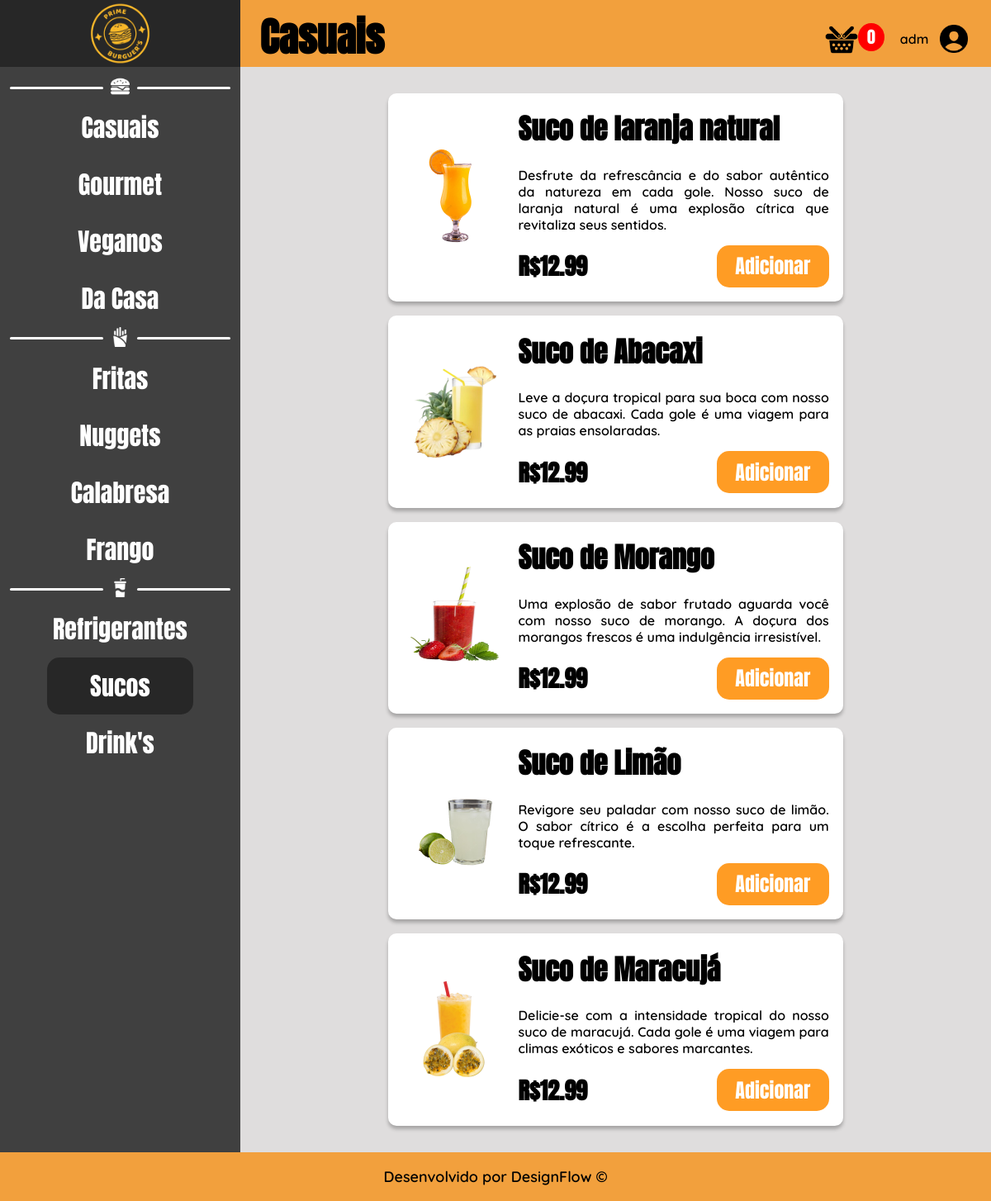
The page /php/sucos.php (signed in) on the database its author committed.
### tables this page shows
CREATE TABLE IF NOT EXISTS `produtos_cadastrados` (
	`id_produto` int(50) NOT NULL,
	`nome_produto` varchar(50) NOT NULL,
	`descricao_produto` varchar(500) NOT NULL,
	`img_produto` varchar(100) NOT NULL,
	`categoria_produto` enum(
		'Casuais',
		'Gourmet',
		'Veganos',
		'Da Casa',
		'Fritas',
		'Nuggets',
		'Calabresa',
		'Frango',
		'Refrigerantes',
		'Sucos',
		'Drinks'
	) NOT NULL,
	`valor_produto` decimal(10, 2) NOT NULL
);

### php/sucos.php (the view, shortened to what this page needs)
<?php
$username = $_SESSION["nome_usuario"];
?>
<!DOCTYPE html>
<html lang="pt-br">
<head>
    <link rel="stylesheet" href="../css/sucos.css">
</head>
<body>
    <header class="responsive-header">
<div class="logo-area">
    <img src="../img/logo.png" id="img-logo" alt="Logo" onclick="javascript:location.href='direcionamento.php'">
</div>
<div class="search-area">
    <h4 id="txt-title">Casuais</h4>
    <div class="configs">
        <div class="carrinho">
            <img src="../img/cesta.png" class="icon-cesta" onclick="abrirModalCarrinho()">
            <span class="quant" id="quantidade-carrinho">0</span>
        </div>
        <div class="user-name-area">
            <p id="user-name"><?php echo $username; ?></p>
            <img src="../img/user-c.png" id="user-c-icon" onclick="toggleDrop()">
        </div>
    </div>
</div>
</header>
    <main>
        <aside id="myDropdown">
            <div class="category-burg">
                <div class="linha"></div>
                <div class="burguer-icon">
                    <img src="../img/icon-burguer.png" class="icon-category">
                </div>
                <div class="linha2"></div>
            </div>
            <div class="burguer-options">
                <ul onclick="mudarTelaBurguerCasual()" class="ul-options">Casuais</ul>
                <ul onclick="mudarTelaBurguerGourmet()" class="ul-options">Gourmet</ul>
                <ul onclick="mudarTelaBurguerVegano()" class="ul-options">Veganos</ul>
                <ul onclick="mudarTelaBurguerDaCasa()" class="ul-options">Da Casa</ul>
            </div>
            <div class="category-portions">
                <div class="linha"></div>
                <div class="portion-icon">
                    <img src="../img/icon-batata.png" class="icon-category">
                </div>
                <div class="linha2"></div>
            </div>
            <div class="portions-options">
                <ul onclick="mudarTelaBatataFrita()" class="ul-options">Fritas</ul>
                <ul onclick="mudarTelaNugget()" class="ul-options">Nuggets</ul>
                <ul onclick="mudarTelaCalabresa()" class="ul-options">Calabresa</ul>
                <ul onclick="mudarTelaFrango()" class="ul-options">Frango</ul>
            </div>
            <div class="category-drinks">
                <div class="linha"></div>
                <div class="drink-icon">
                    <img src="../img/icon-refri.png" class="icon-category">
                </div>
                <div class="linha2"></div>
            </div>
            <div class="drinks-options">
                <ul onclick="mudarTelaRefrigerante()" class="ul-options">Refrigerantes</ul>
                <ul id="drinks" class="ul-options">Sucos</ul>
                <ul onclick="mudarTelaDrink()" class="ul-options">Drink's</ul>
            </div>
        </aside>
        <div class="all-products">
            <?php
            include '../php-action/conexao.php';
            $consulta = "SELECT * FROM produtos_cadastrados WHERE categoria_produto = 'Sucos' ORDER BY id_produto ASC";
            $resultado = $conn->query($consulta);
            if ($resultado->num_rows > 0) :
                while ($row = $resultado->fetch_assoc()) :
                    echo '
                        <div class="card-product">
                            <div class="img-product">
                                <img src="' . $row["img_produto"] . '" class="img-burg">
                            </div>
                            <div class="product">
                                <h2 class="title-product">' . $row["nome_produto"] . '</h2>
                                <p>' . $row["descricao_produto"] . '</p>
                                <div class="buy">
                                    <h3>R$' . $row["valor_produto"] . '</h3>
                                    <input type="button" value="Adicionar" class="btn-add" data-nome="' . $row["nome_produto"] . '" data-preco="' . $row["valor_produto"] . '" data-imagem="' . $row["img_produto"] . '">
                                </div>
                            </div>
                        </div>';
                endwhile;
            else:
                echo "Nenhum produto encontrado para esta categoria.";
            endif;
            ?>
        </div>
    </main>
    <footer>
        <p id="txt-footer">Desenvolvido por DesignFlow &copy;</p>
    </footer>
</body>
</html>

### css/sucos.css (style rules this page uses)
* { margin: 0; padding: 0; }
html { background-color: #f2a03d; }
header { display: flex; }
main { display: flex; max-width: 100%; }
aside { background-color: #404040; width: 25.6%; padding-top: 1%; padding-bottom: 1%; transition: max-height 0.6s linear(0 0%, 0.51 49.26%, 1 100%); }
p { font-family: 'Quicksand', sans-serif; font-weight: 600; text-align: justify; }
h2 { font-size: 34px; margin-bottom: 1.5%; font-family: 'Anton', sans-serif; }
h3 { font-size: 28px; font-family: 'Anton', sans-serif; }
h4 { font-size: 22px; font-family: 'Anton', sans-serif; }
.logo-area { background-color: #272727; text-align: center; width: 33.75%; display: flex; align-items: center; justify-content: center; }
.search-area { background-color: #f2a03d; width: 100%; display: flex; max-width: 100%; padding: 0 2%; }
.user-name-area { display: flex; align-items: center; gap: 10px; }
.category-burg, .category-portions, .category-drinks { display: flex; align-items: center; }
.linha { background-color: white; width: 100%; height: 3px; margin-left: 4%; border-radius: 20px; }
.linha2 { background-color: white; width: 100%; height: 3px; margin-right: 4%; border-radius: 20px; }
.burguer-icon, .portion-icon, .drink-icon { text-align: center; width: 36%; }
.icon-category { width: 58%; }
.burguer-options, .portions-options, .drinks-options { text-align: center; display: flex; color: white; flex-direction: column; align-items: center; font-size: 30px; line-height: 230%; font-family: 'Anton', sans-serif; }
.configs { display: flex; align-items: flex-end; width: 56%; justify-content: flex-end; gap: 30px; margin-bottom: 1.5%; }
.card-product { background-color: white; border-radius: 10px; width: 60%; display: flex; max-width: 100%; gap: 15px; padding: 2%; box-shadow: 0px 4px 4px 0px rgba(0, 0, 0, 0.25); margin: 1%; }
.img-product { width: 25%; display: flex; align-items: center; }
.product { width: 75%; text-align: justify; display: flex; flex-direction: column; gap: 15px; }
.product h2 { font-size: 34px; }
.img-product img { width: 100%; }
.all-products { background-color: #dfdddd; padding: 2%; width: 75.8%; display: flex; justify-content: center; flex-direction: column; align-items: center; gap: 0.5%; }
.buy { display: flex; align-items: center; justify-content: space-between; }
.buy h3 { font-size: 28px; }
.btn-add { font-family: 'Anton', sans-serif; border: none; color: white; background-color: #ff9c24; padding: 2% 6%; border-radius: 15px; font-size: 24px; cursor: pointer; }
#img-logo { width: 28%; cursor: pointer; }
#txt-title { font-family: 'Anton', sans-serif; font-size: 48px; width: 70%; display: flex; align-items: flex-end; }
#drinks { background-color: #272727; padding: 0% 18%; border-radius: 15px; }
#txt-footer { text-align: center; padding: 1.5%; color: rgb(0, 0, 0); font-size: 18px; }
#user-c-icon { width: 2.6em; cursor: pointer; }
.quant { border-radius: 50%; background-color: #ff0000; padding: 3% 22%; color: white; text-align: center; font-family: 'Anton', sans-serif; font-weight: 100; font-size: 20px; }
.carrinho { display: flex; justify-content: center; align-items: flex-start; max-width: 100%; }
.icon-cesta { width: 2.5em; cursor: pointer; }

### rows shown on the page
produtos_cadastrados: img_produto (picture), nome_produto "Suco de laranja natural", descricao_produto "Desfrute da refrescância e do sabor autêntico da natureza em cada gole. Nosso suco de laranja natural é uma explosão cítrica que revitaliza seus sentidos.", valor_produto "12.99"
produtos_cadastrados: img_produto (picture), nome_produto "Suco de Abacaxi", descricao_produto "Leve a doçura tropical para sua boca com nosso suco de abacaxi. Cada gole é uma viagem para as praias ensolaradas.", valor_produto "12.99"
produtos_cadastrados: img_produto (picture), nome_produto "Suco de Morango", descricao_produto "Uma explosão de sabor frutado aguarda você com nosso suco de morango. A doçura dos morangos frescos é uma indulgência irresistível.", valor_produto "12.99"
produtos_cadastrados: img_produto (picture), nome_produto "Suco de Limão", descricao_produto "Revigore seu paladar com nosso suco de limão. O sabor cítrico é a escolha perfeita para um toque refrescante.", valor_produto "12.99"
produtos_cadastrados: img_produto (picture), nome_produto "Suco de Maracujá", descricao_produto "Delicie-se com a intensidade tropical do nosso suco de maracujá. Cada gole é uma viagem para climas exóticos e sabores marcantes.", valor_produto "12.99"

### other values the page prints
$username "adm"
